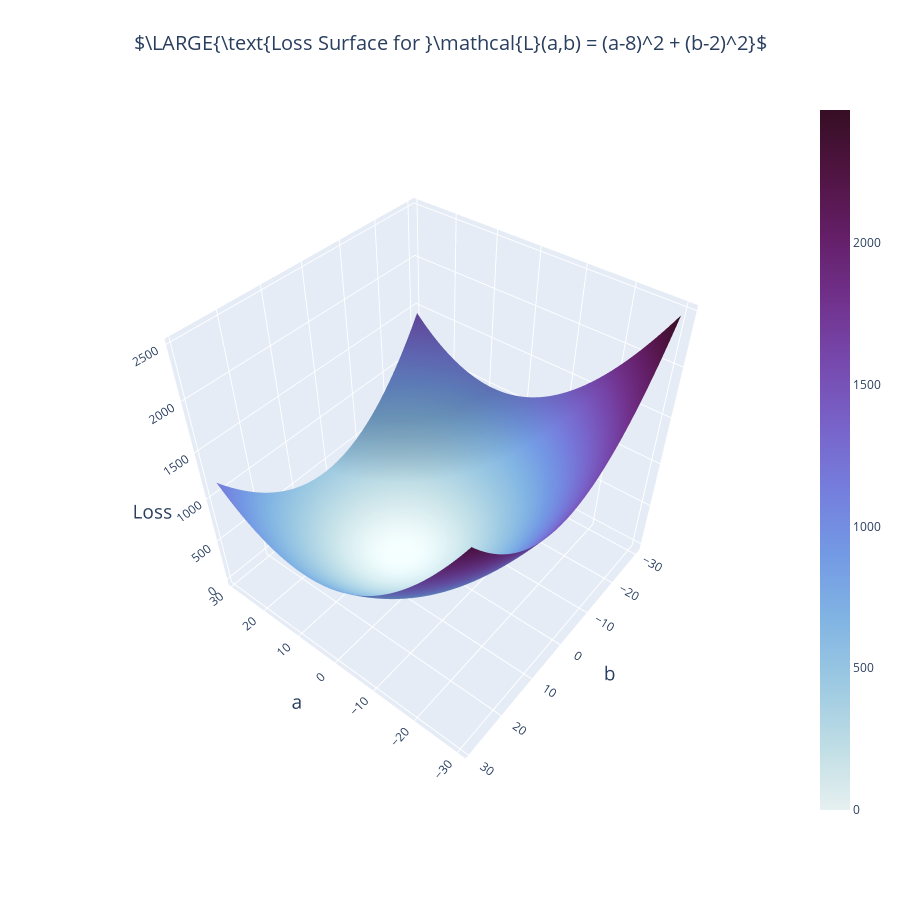

Notebook code cell kept with this figure:
### Markdown cell above
## Plotting the function

### Code cell
# Create a mesh grid on which we will run our model
a_min, a_max = -30, 30
b_min, b_max = -30, 30
arange = np.arange(a_min, a_max, mesh_size)
brange = np.arange(b_min, b_max, mesh_size)
aa, bb = np.meshgrid(arange, brange)
loss = loss_function(aa, bb)

fig = go.Figure(
    data=[go.Surface(x=arange, y=brange, z=loss, name="Loss", colorscale="dense")]
)
camera = dict(
    up=dict(x=0, y=0, z=1),
    center=dict(x=0, y=0, z=0),
    eye=dict(x=-1.2, y=1.5, z=1.8)
)
fig.update_layout(
    autosize=False,
    width=900,
    height=900,
    title_text=r"$\LARGE{\text{Loss Surface for }\mathcal{L}(a,b) = (a-8)^2 + (b-2)^2}$",
    titlefont={"size": 20},
    title_x=0.5,
    scene_camera=camera,
    scene=dict(
        xaxis_title="a",
        yaxis_title="b",
        zaxis_title="Loss",
        yaxis=dict(
            titlefont=dict(size=font_size+5),
            tickfont=dict(size=font_size-2),
        ),
        xaxis=dict(
            titlefont=dict(size=font_size+5),
            tickfont=dict(size=font_size-2),
        ),
        zaxis=dict(
            titlefont=dict(size=font_size+5),
            tickfont=dict(size=font_size-2),
        ),
    ),
)
fig.write_image("imgs/chapter_10/loss_surface.png")
fig.show()

### Figure 1 — Plotly figure (JSON) as saved in the notebook; plotly's stock layout.template omitted (floating-point values rounded to 4 significant figures; data arrays with more than 128 entries replaced by an {"elided": "..."} marker saying what was removed)
{"data": [{"colorscale": [[0, "rgb(230, 240, 240)"], [0.09091, "rgb(191, 221, 229)"], [0.1818, "rgb(156, 201, 226)"], [0.2727, "rgb(129, 180, 227)"], [0.3636, "rgb(115, 154, 228)"], [0.4545, "rgb(117, 127, 221)"], [0.5455, "rgb(120, 100, 202)"], [0.6364, "rgb(119, 74, 175)"], [0.7273, "rgb(113, 50, 141)"], [0.8182, "rgb(100, 31, 104)"], [0.9091, "rgb(80, 20, 66)"], [1, "rgb(54, 14, 36)"]], "name": "Loss", "type": "surface", "x": [-30, -29, -28, -27, -26, -25, -24, -23, -22, -21, -20, -19, -18, -17, -16, -15, -14, -13, -12, -11, -10, -9, -8, -7, -6, -5, -4, -3, -2, -1, 0, 1, 2, 3, 4, 5, 6, 7, 8, 9, 10, 11, 12, 13, 14, 15, 16, 17, 18, 19, 20, 21, 22, 23, 24, 25, 26, 27, 28, 29], "y": [-30, -29, -28, -27, -26, -25, -24, -23, -22, -21, -20, -19, -18, -17, -16, -15, -14, -13, -12, -11, -10, -9, -8, -7, -6, -5, -4, -3, -2, -1, 0, 1, 2, 3, 4, 5, 6, 7, 8, 9, 10, 11, 12, 13, 14, 15, 16, 17, 18, 19, 20, 21, 22, 23, 24, 25, 26, 27, 28, 29], "z": {"elided": "60x60 int values"}}], "layout": {"autosize": false, "height": 900, "scene": {"camera": {"center": {"x": 0, "y": 0, "z": 0}, "eye": {"x": -1.2, "y": 1.5, "z": 1.8}, "up": {"x": 0, "y": 0, "z": 1}}, "xaxis": {"tickfont": {"size": 12}, "title": {"font": {"size": 19}, "text": "a"}}, "yaxis": {"tickfont": {"size": 12}, "title": {"font": {"size": 19}, "text": "b"}}, "zaxis": {"tickfont": {"size": 12}, "title": {"font": {"size": 19}, "text": "Loss"}}}, "title": {"font": {"size": 20}, "text": "$\\LARGE{\\text{Loss Surface for }\\mathcal{L}(a,b) = (a-8)^2 + (b-2)^2}$", "x": 0.5}, "width": 900}}
